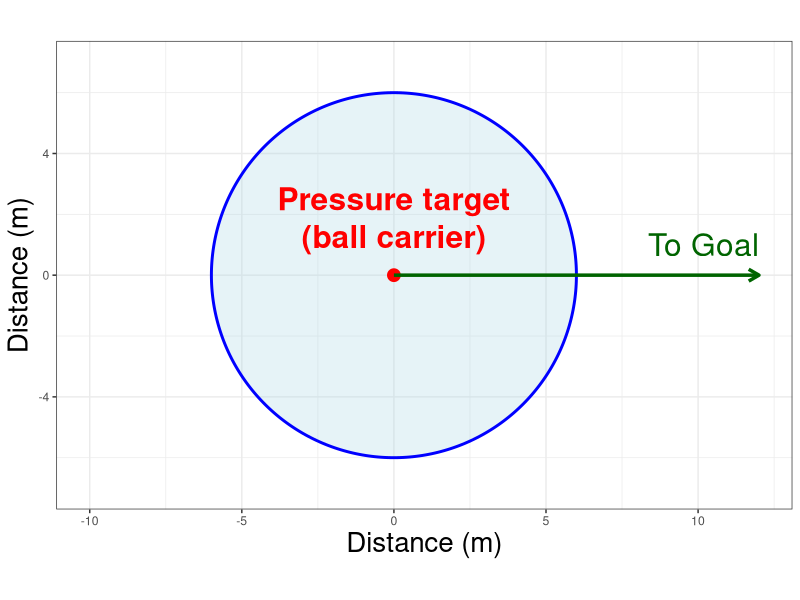
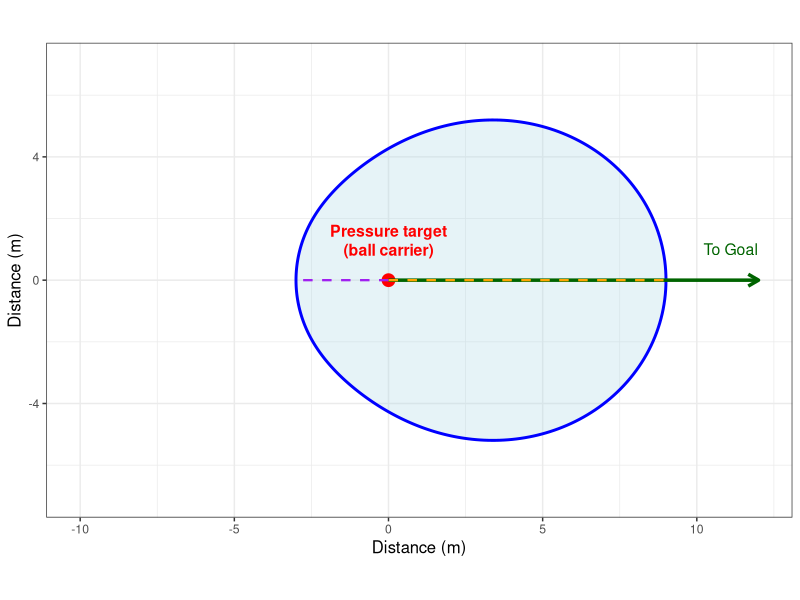

Write R code to recreate these figures, in order. (Note: this script raises an error after producing the figures.)
## ---- chunk 1
#| fig-width: 16
#| fig-asp: 0.6
#| fig-align: center

library(ggtext)
library(ggforce)
library(patchwork)

circle_plot <- ggplot() +
  geom_circle(aes(x0 = 0, y0 = 0, r = 6), 
              fill = "lightblue", alpha = 0.3, color = "blue", linewidth = 1) +
  geom_point(aes(x = 0, y = 0), color = "red", size = 4) +
  geom_richtext(aes(x = 0, y = 0.5), 
                label = "Pressure target<br>(ball carrier)", 
                color = "red", size = 8, fontface = "bold", 
                fill = NA, label.color = NA, vjust = 0) +
  geom_segment(aes(x = 0, y = 0, xend = 12, yend = 0), 
               arrow = arrow(length = unit(0.3, "cm")), 
               color = "darkgreen", linewidth = 1.2) +
  geom_text(aes(x = 12, y = 1), label = "To Goal", hjust = 1, size = 8, color = "darkgreen") +
  coord_equal() +
  xlim(-10, 12) +
  ylim(-7, 7) +
  labs(x = "Distance (m)", y = "Distance (m)") +
  theme_bw() +
  theme(axis.title = element_text(size = 20))

circle_plot
## ---- chunk 2
#| fig-width: 12
#| fig-asp: 0.5
#| fig-align: center

library(ggtext)
library(ggforce)
library(patchwork)
library(data.table)

Dfront <- 9
Dback <- 3
n_points <- 360

# Create oval coordinates
angles <- seq(0, 2*pi, length.out = n_points)
formula_angles <- angles + pi
z <- (1 - cos(formula_angles)) / 2
L <- Dback + (Dfront - Dback) * (z^3 + 0.3 * z) / 1.3
x <- L * cos(angles)
y <- L * sin(angles)

oval_coords <- data.table(x = x, y = y)

oval_plot <- ggplot() +
  geom_polygon(data = oval_coords, aes(x = x, y = y), 
               fill = "lightblue", alpha = 0.3, color = "blue", linewidth = 1) +
  geom_point(aes(x = 0, y = 0), color = "red", size = 4) +
  geom_richtext(aes(x = 0, y = 0.5), 
                label = "Pressure target<br>(ball carrier)", 
                color = "red", size = 4, fontface = "bold", 
                fill = NA, label.color = NA, vjust = 0) +
  geom_segment(aes(x = 0, y = 0, xend = 12, yend = 0), 
               arrow = arrow(length = unit(0.3, "cm")), 
               color = "darkgreen", linewidth = 1.2) +
  geom_text(aes(x = 12, y = 1), label = "To Goal", hjust = 1, size = 4, color = "darkgreen") +
  geom_segment(aes(x = 0, y = 0, xend = 9, yend = 0), color = "orange", linetype = "dashed", linewidth = 0.8) +
  geom_segment(aes(x = 0, y = 0, xend = -3, yend = 0), color = "purple", linetype = "dashed", linewidth = 0.8) +
  coord_equal() +
  xlim(-10, 12) +
  ylim(-7, 7) +
  labs(x = "Distance (m)", y = "Distance (m)") +
  theme_bw() +
  theme(axis.title = element_text(size = 12))

oval_plot
## ---- chunk 3
#| out-width: "100%"

knitr::include_graphics("model_summary.png")
## ---- chunk 4
#| fig-width: 20
#| fig-align: center

knitr::include_graphics("confidence_interval_plot.png")
## ---- chunk 5
#| out-width: "100%"

knitr::include_graphics("diverging_plot.png")
## ---- chunk 6
#| fig.align: "center"
#| out-width: "110%"

knitr::include_graphics("ppda_plot.png")
## ---- chunk 7
#| fig.align: "center"
#| out-width: "100%"

knitr::include_graphics("turnover_start_type.png")
## ---- chunk 8
#| out-width: "100%"

knitr::include_graphics("pressure_angle.png")
## ---- chunk 9
#| echo: false
library(knitr)

features <- data.frame(
  Feature = c("ball_carrier_x", "ball_carrier_y", "n_pressing_defenders", 
              "max_passing_options", "avg_approach_velocity", "poss_third_start",
              "game_state", "start_type", "incoming_high_pass", 
              "incoming_pass_distance_received", "incoming_pass_range_received",
              "organised_defense", "dist_to_nearest_sideline", "dist_to_nearest_endline",
              "dist_to_attacking_endline", "dist_to_defensive_endline", 
              "dist_to_attacking_goal", "minutes_remaining_half",
              "minutes_remaining_game", "ball_carrier_direction", "ball_carrier_speed",
              "penalty_area", "n_defenders_within_10m", "n_defenders_within_15m",
              "n_defenders_within_20m", "n_defenders_within_25m"),
  
  Description = c("x-coordinate of ball carrier at press start", 
                  "y-coordinate of ball carrier at press start",
                  "Number of unique defenders who were actively pressing",
                  "Number of available passing options for ball carrier",
                  "Average speed of pressing defenders (m/s)",
                  "Pitch third where press begins",
                  "Current match status (winning/drawing/losing)",
                  "How player gained possession",
                  "Pass received above 1.8m height",
                  "Distance of received pass (m)",
                  "Range category of received pass",
                  "Defense organized at pass moment",
                  "Distance to nearest sideline (m)",
                  "Distance to nearest endline (m)",
                  "Distance to attacking endline (m)",
                  "Distance to defensive endline (m)",
                  "Distance to attacking goal center (m)",
                  "Minutes left in current half",
                  "Minutes left in match",
                  "Ball carrier direction (degrees)",
                  "Ball carrier speed (m/s)",
                  "Press starts in penalty area",
                  "Defenders within 10m radius",
                  "Defenders within 15m radius",
                  "Defenders within 20m radius",
                  "Defenders within 25m radius"),
  
  Type = c("Numeric", "Numeric", "Numeric", "Numeric", "Numeric", "Categorical",
           "Categorical", "Categorical", "Boolean", "Numeric", "Categorical",
           "Boolean", "Numeric", "Numeric", "Numeric", "Numeric", "Numeric",
           "Numeric", "Numeric", "Numeric", "Numeric", "Boolean", "Numeric",
           "Numeric", "Numeric", "Numeric")
)

kable(features, 
      align = c("l", "l", "c"),
      caption = "Some features used in the model")
## ---- chunk 10
#| fig.align: "center"
#| out-width: "110%"

knitr::include_graphics("calibration_plot_slides.png")
## ---- chunk 11
#| fig.align: "center"
#| out-width: "110%"

knitr::include_graphics("vip_plot.png")
## ---- chunk 12
#| out-width: "100%"
#| fig.align: "center"

knitr::include_graphics("pressing_vs_pressed_plot.png")
